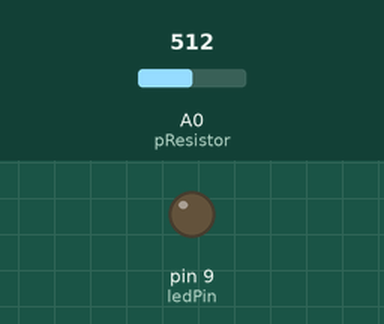
The sketch below on a simulated Arduino Uno, built with avr-gcc and run on an emulated ATmega328P. Parts: output pins drawn as LEDs (lit = HIGH). The inputs (shaded band) are chosen by the test bench; at power-on: A0 (pResistor) = 512.

Above: at 1.3 s.
1.4 s: A0 (pResistor) set to 28
2.9 s: A0 (pResistor) set to 22
At 4.0 s:
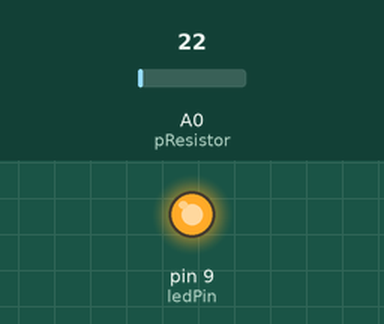
4.5 s: A0 (pResistor) set to 122
At 5.2 s:
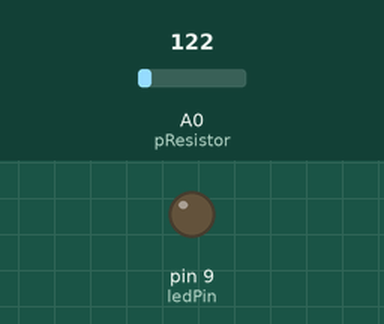
6.0 s: A0 (pResistor) set to 15
At 6.3 s:
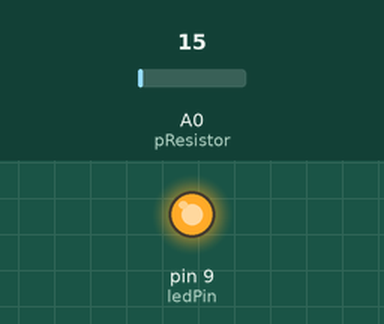
Timing chart, 0 to 8.5 s (numbered marks = the images above; inputs shaded):
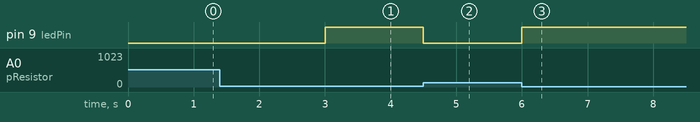

The sketch:

Photoresistor.ino
```cpp
const int pResistor = A0; // Photoresistor at pin A0
const int ledPin=9;       // Led at pin 9

int value;

void setup(){
 pinMode(ledPin, OUTPUT);  // Set lepPin - 9 pin as an output
 pinMode(pResistor, INPUT);// Set pResistor - A0 pin as an input (optional)
}

void loop(){
  value = analogRead(pResistor);

  if (value > 25){
    digitalWrite(ledPin, LOW);
  }
  else{
    digitalWrite(ledPin, HIGH);
  }

  delay(500);
}
```

Measured:
- the behaviour switches between 26 and 25 on A0 (pResistor) (found by bisection; images 0 and 1)
- after the input at 1.4 s, every drawn part: stays the same
- after the input at 2.9 s, pin 9 (ledPin): LOW → HIGH after 0.10 s
- after the input at 4.5 s, pin 9 (ledPin): HIGH → LOW at once
- after the input at 6.0 s, pin 9 (ledPin): LOW → HIGH at once
